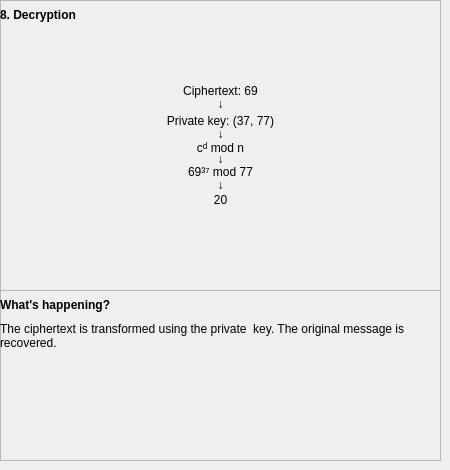
        <widget class="QWidget" name="pg_ersapg8">
         <widget class="QFrame" name="fr_ersawh8">
          <property name="geometry">
           <rect>
            <x>0</x>
            <y>290</y>
            <width>441</width>
            <height>171</height>
           </rect>
          </property>
          <property name="frameShape">
           <enum>QFrame::StyledPanel</enum>
          </property>
          <property name="frameShadow">
           <enum>QFrame::Raised</enum>
          </property>
          <widget class="QLabel" name="lbl_ersawh8_ex">
           <property name="geometry">
            <rect>
             <x>0</x>
             <y>30</y>
             <width>441</width>
             <height>31</height>
            </rect>
           </property>
           <property name="text">
            <string>The ciphertext is transformed using the private  key. The original message is recovered.</string>
           </property>
           <property name="wordWrap">
            <bool>true</bool>
           </property>
          </widget>
          <widget class="QLabel" name="lbl_ersawh8_wh">
           <property name="geometry">
            <rect>
             <x>0</x>
             <y>0</y>
             <width>211</width>
             <height>31</height>
            </rect>
           </property>
           <property name="text">
            <string>&lt;html&gt;&lt;head/&gt;&lt;body&gt;&lt;p&gt;&lt;span style=&quot; font-size:9pt; font-weight:600;&quot;&gt;What's happening?&lt;/span&gt;&lt;/p&gt;&lt;/body&gt;&lt;/html&gt;</string>
           </property>
           <property name="alignment">
            <set>Qt::AlignLeading|Qt::AlignLeft|Qt::AlignVCenter</set>
           </property>
          </widget>
         </widget>
         <widget class="QFrame" name="fr_ersamn8">
          <property name="geometry">
           <rect>
            <x>0</x>
            <y>0</y>
            <width>441</width>
            <height>291</height>
           </rect>
          </property>
          <property name="frameShape">
           <enum>QFrame::StyledPanel</enum>
          </property>
          <property name="frameShadow">
           <enum>QFrame::Raised</enum>
          </property>
          <widget class="QLabel" name="lbl_ersamn8_dec">
           <property name="geometry">
            <rect>
             <x>0</x>
             <y>0</y>
             <width>221</width>
             <height>31</height>
            </rect>
           </property>
           <property name="text">
            <string>&lt;html&gt;&lt;head/&gt;&lt;body&gt;&lt;p&gt;&lt;span style=&quot; font-size:9pt; font-weight:600;&quot;&gt;8. Decryption&lt;/span&gt;&lt;/p&gt;&lt;/body&gt;&lt;/html&gt;</string>
           </property>
           <property name="alignment">
            <set>Qt::AlignLeading|Qt::AlignLeft|Qt::AlignVCenter</set>
           </property>
          </widget>
          <widget class="QLabel" name="lbl_ersamn8_cip">
           <property name="geometry">
            <rect>
             <x>140</x>
             <y>80</y>
             <width>161</width>
             <height>21</height>
            </rect>
           </property>
           <property name="text">
            <string>Ciphertext: 69</string>
           </property>
           <property name="alignment">
            <set>Qt::AlignCenter</set>
           </property>
          </widget>
          <widget class="QLabel" name="lbl_ersamn8_ar1">
           <property name="geometry">
            <rect>
             <x>140</x>
             <y>96</y>
             <width>161</width>
             <height>16</height>
            </rect>
           </property>
           <property name="text">
            <string>↓</string>
           </property>
           <property name="alignment">
            <set>Qt::AlignCenter</set>
           </property>
          </widget>
          <widget class="QLabel" name="lbl_ersamn8_prk">
           <property name="geometry">
            <rect>
             <x>140</x>
             <y>110</y>
             <width>161</width>
             <height>21</height>
            </rect>
           </property>
           <property name="text">
            <string>Private key: (37, 77)</string>
           </property>
           <property name="alignment">
            <set>Qt::AlignCenter</set>
           </property>
          </widget>
          <widget class="QLabel" name="lbl_ersamn8_ar2">
           <property name="geometry">
            <rect>
             <x>140</x>
             <y>126</y>
             <width>161</width>
             <height>16</height>
            </rect>
           </property>
           <property name="text">
            <string>↓</string>
           </property>
           <property name="alignment">
            <set>Qt::AlignCenter</set>
           </property>
          </widget>
          <widget class="QLabel" name="lbl_ersamn8_calc">
           <property name="geometry">
            <rect>
             <x>140</x>
             <y>164</y>
             <width>161</width>
             <height>16</height>
            </rect>
           </property>
           <property name="text">
            <string>69³⁷ mod 77</string>
           </property>
           <property name="alignment">
            <set>Qt::AlignCenter</set>
           </property>
          </widget>
          <widget class="QLabel" name="lbl_ersamn8_ar4">
           <property name="geometry">
            <rect>
             <x>140</x>
             <y>177</y>
             <width>161</width>
             <height>16</height>
            </rect>
           </property>
           <property name="text">
            <string>↓</string>
           </property>
           <property name="alignment">
            <set>Qt::AlignCenter</set>
           </property>
          </widget>
          <widget class="QLabel" name="lbl_ersamn8_ms">
           <property name="geometry">
            <rect>
             <x>140</x>
             <y>190</y>
             <width>161</width>
             <height>20</height>
            </rect>
           </property>
           <property name="text">
            <string>20</string>
           </property>
           <property name="alignment">
            <set>Qt::AlignCenter</set>
           </property>
          </widget>
          <widget class="QLabel" name="lbl_ersamn8_let">
           <property name="geometry">
            <rect>
             <x>140</x>
             <y>138</y>
             <width>161</width>
             <height>20</height>
            </rect>
           </property>
           <property name="text">
            <string>cᵈ mod n</string>
           </property>
           <property name="alignment">
            <set>Qt::AlignCenter</set>
           </property>
          </widget>
          <widget class="QLabel" name="lbl_ersamn8_ar3">
           <property name="geometry">
            <rect>
             <x>140</x>
             <y>151</y>
             <width>161</width>
             <height>16</height>
            </rect>
           </property>
           <property name="text">
            <string>↓</string>
           </property>
           <property name="alignment">
            <set>Qt::AlignCenter</set>
           </property>
          </widget>
         </widget>
        </widget>
